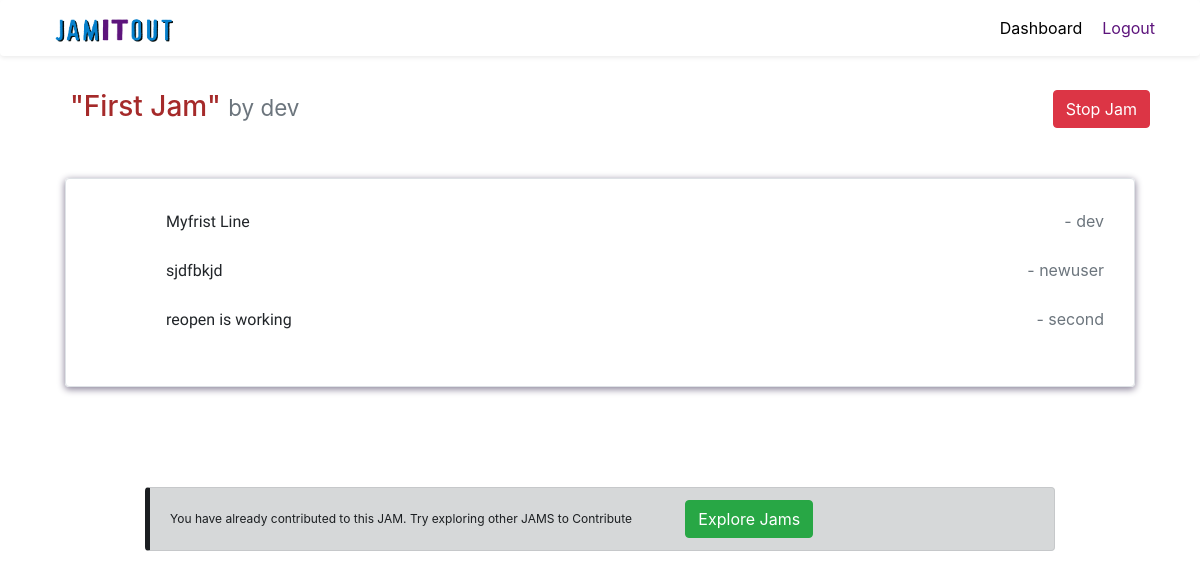
Page /readJam/11/ (signed in) on the committed database.
### jam/models.py (models this page shows, shortened)
class Jam(models.Model):
    Title = models.CharField(max_length=200)
    NoLines = models.IntegerField()
    Creator = models.ForeignKey(User,on_delete = models.CASCADE)
    Start_date = models.DateTimeField(auto_now_add = True)
    End_date = models.DateTimeField(null=True)
    cover=models.ImageField(upload_to="jam_covers/", default="jam_covers/cover.jpg")
    Status = models.BooleanField()

class JamLines(models.Model):
    Jamid=models.ForeignKey(Jam,on_delete=models.CASCADE,default=None)
    LineNo = models.IntegerField()
    Line = models.CharField(max_length = 100)
    Contributer = models.ForeignKey(User,on_delete = models.CASCADE)
    Date = models.DateTimeField(auto_now_add = True)

### jam/views.py (the view)
# urls.py: path('readJam/<int:jam_id>/', read_jam, name="read"),
@login_required(login_url='/login/')
def read_jam(request, jam_id):
    allowed=True
    jam = Jam.objects.get(id=jam_id)
    jamline=JamLines.objects.filter(Jamid=jam)
    last_lines=JamLines.objects.filter(Jamid=jam).last()
    if JamLines.objects.filter(Contributer=request.user,Jamid=jam).exists() or last_lines.LineNo == jam.NoLines or last_lines.LineNo==100 or jam.Status == False:
        allowed=False
    return render(request,"read-jam.html",{'jamdet':jam,'jamlines':jamline,'allowed':allowed,'line_no':last_lines.LineNo})

### jam/templates/read-jam.html (shortened to what this page needs)
<!DOCTYPE html>
{% load static %}
<html lang="en" dir="ltr">
<head>
	<link rel="stylesheet" href="https://stackpath.bootstrapcdn.com/bootstrap/4.2.1/css/bootstrap.min.css">
</head>
<body>
	<nav class="navbar navbar-expand-lg navbar-light bg-light shadow-sm bg-white rounded">
		<div class="container ">
	<a class="navbar-brand" href="#"><img src="{% static 'MyPost.png' %}" style="width:120px;height:25px;margin-left:10px;" alt="JamItOut-logo"></a>
	<div class="collapse navbar-collapse" id="navbarNav">
		{% if request.user.is_authenticated %}
		<ul class="nav navbar-nav ml-auto">
			<li class="nav-item">
				<a class="nav-text-dark " style="color:black;margin-left:20px;" href="/dashboard/">Dashboard</a>
			</li>
			<li class="nav-item">
				<a class="nav-text-dark" style="color:#5d147c;margin-left:20px;" href="/logout/">Logout</a>
			</li>
		</ul>
		{% endif %}
	</div>
	</div>
</nav>
<div class="container margin-top:20px">
  <br>
  <div class="col-sm-12" style="margin:10px">
  <h3  style="color:brown;display:inline">"{{ jamdet.Title }}"
    <small class="text-muted"> by {{ jamdet.Creator }}  </small>
  </h3>
{%if request.user == jamdet.Creator%}
		{% if jamdet.Status == True  %}
    <a style="display:inline;float:right" class="btn btn-card btn-danger" href="/stopJam/{{ jamdet.id }}/"> Stop Jam</a>
  {%endif%}
{%endif%}
  </div>
  <br>
  <div class="autoclass border rounded " style="box-shadow: 0 2px 7px 0.5px #8d869b; padding:30px; margin:20px">
  {% for line in jamlines %}
      <p style="display:inline;margin-left:70px; font-family:'Margarine', cursive;">{{ line.Line }}</p>
       <span style="float:right" class="text-muted">  -  {{ line.Contributer }} </span>
       <br><br>
  {% endfor %}
  </div>
  {% if not jamdet.Status %}
  <div class="alert alert-dark" style="margin:100px;border-left: 5px solid ">
    <p style="display:inline; font-size:12px;">This Jam is Closed by the creator. Try exploring other JAMS to Contribute </p><a type="button" style="display:inline;margin-left:50px"  class="btn btn-md btn-success" href="/displayJam/">Explore Jams</a>
  </div>
  {% elif not allowed %}
  <div class="alert alert-dark" style="margin:100px;border-left: 5px solid ">
    <p style="display:inline;font-size:12px;">You have already contributed to this JAM. Try exploring other JAMS to Contribute </p><a  style="display:inline; margin-left:50px" type="button" class="btn btn-md btn-success" href="/displayJam/">Explore Jams</a>
  </div>
  {% endif %}
</div>
  </body>
</html>

### jam/templates/read-jam.html (style rules this page uses)
div.autoclass { overflow-y: auto; max-height:500px; }

### rows in the picture
Jam: Title "First Jam", Creator "dev"
JamLines: Line "Myfrist Line", Contributer "dev"
JamLines: Line "sjdfbkjd", Contributer "newuser"
JamLines: Line "reopen is working", Contributer "second"
